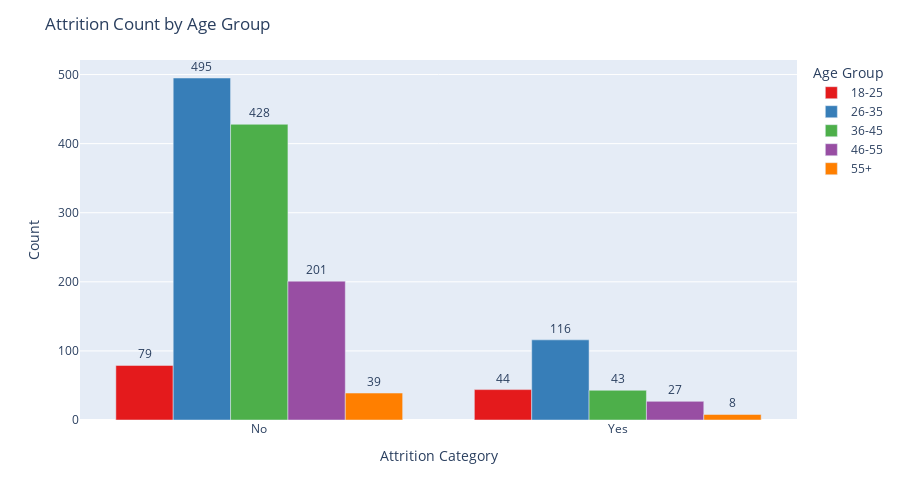

The code cell stored with this chart in its notebook:
### Markdown cell above
### Count of Attrition by Age Group

### Code cell
import plotly.express as px

# Group data to get counts per Attrition_Category and AgeGroup
grouped_counts = df.groupby(['Attrition_Category', 'AgeGroup']).size().reset_index(name='Count')

# Create Plotly grouped bar chart
fig = px.bar(grouped_counts,
             x='Attrition_Category',
             y='Count',
             color='AgeGroup',
             barmode='group',
             text='Count',  # Display counts on bars
             color_discrete_sequence=px.colors.qualitative.Set1)

# Customize layout
fig.update_traces(textposition='outside')
fig.update_layout(title='Attrition Count by Age Group',
                  xaxis_title='Attrition Category',
                  yaxis_title='Count',
                  legend_title='Age Group',
                  width=900,
                  height=500)

fig.show()

### Figure 1 — Plotly figure (JSON) as saved in the notebook; plotly's stock layout.template omitted (floating-point values rounded to 4 significant figures)
{"data": [{"alignmentgroup": "True", "hovertemplate": "AgeGroup=18-25<br>Attrition_Category=%{x}<br>Count=%{text}<extra></extra>", "legendgroup": "18-25", "marker": {"color": "rgb(228,26,28)", "pattern": {"shape": ""}}, "name": "18-25", "offsetgroup": "18-25", "orientation": "v", "showlegend": true, "text": [79.0, 44.0], "textposition": "outside", "type": "bar", "x": ["No", "Yes"], "xaxis": "x", "y": [79, 44], "yaxis": "y"}, {"alignmentgroup": "True", "hovertemplate": "AgeGroup=26-35<br>Attrition_Category=%{x}<br>Count=%{text}<extra></extra>", "legendgroup": "26-35", "marker": {"color": "rgb(55,126,184)", "pattern": {"shape": ""}}, "name": "26-35", "offsetgroup": "26-35", "orientation": "v", "showlegend": true, "text": [495.0, 116.0], "textposition": "outside", "type": "bar", "x": ["No", "Yes"], "xaxis": "x", "y": [495, 116], "yaxis": "y"}, {"alignmentgroup": "True", "hovertemplate": "AgeGroup=36-45<br>Attrition_Category=%{x}<br>Count=%{text}<extra></extra>", "legendgroup": "36-45", "marker": {"color": "rgb(77,175,74)", "pattern": {"shape": ""}}, "name": "36-45", "offsetgroup": "36-45", "orientation": "v", "showlegend": true, "text": [428.0, 43.0], "textposition": "outside", "type": "bar", "x": ["No", "Yes"], "xaxis": "x", "y": [428, 43], "yaxis": "y"}, {"alignmentgroup": "True", "hovertemplate": "AgeGroup=46-55<br>Attrition_Category=%{x}<br>Count=%{text}<extra></extra>", "legendgroup": "46-55", "marker": {"color": "rgb(152,78,163)", "pattern": {"shape": ""}}, "name": "46-55", "offsetgroup": "46-55", "orientation": "v", "showlegend": true, "text": [201.0, 27.0], "textposition": "outside", "type": "bar", "x": ["No", "Yes"], "xaxis": "x", "y": [201, 27], "yaxis": "y"}, {"alignmentgroup": "True", "hovertemplate": "AgeGroup=55+<br>Attrition_Category=%{x}<br>Count=%{text}<extra></extra>", "legendgroup": "55+", "marker": {"color": "rgb(255,127,0)", "pattern": {"shape": ""}}, "name": "55+", "offsetgroup": "55+", "orientation": "v", "showlegend": true, "text": [39.0, 8.0], "textposition": "outside", "type": "bar", "x": ["No", "Yes"], "xaxis": "x", "y": [39, 8], "yaxis": "y"}], "layout": {"barmode": "group", "height": 500, "legend": {"title": {"text": "Age Group"}, "tracegroupgap": 0}, "margin": {"t": 60}, "title": {"text": "Attrition Count by Age Group"}, "width": 900, "xaxis": {"anchor": "y", "domain": [0, 1], "title": {"text": "Attrition Category"}}, "yaxis": {"anchor": "x", "domain": [0, 1], "title": {"text": "Count"}}}}
